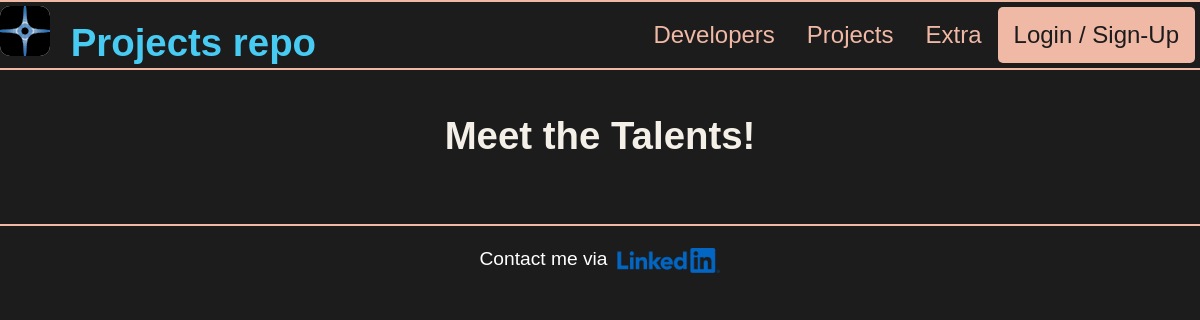
/, run on an earlier commit of the app's database.
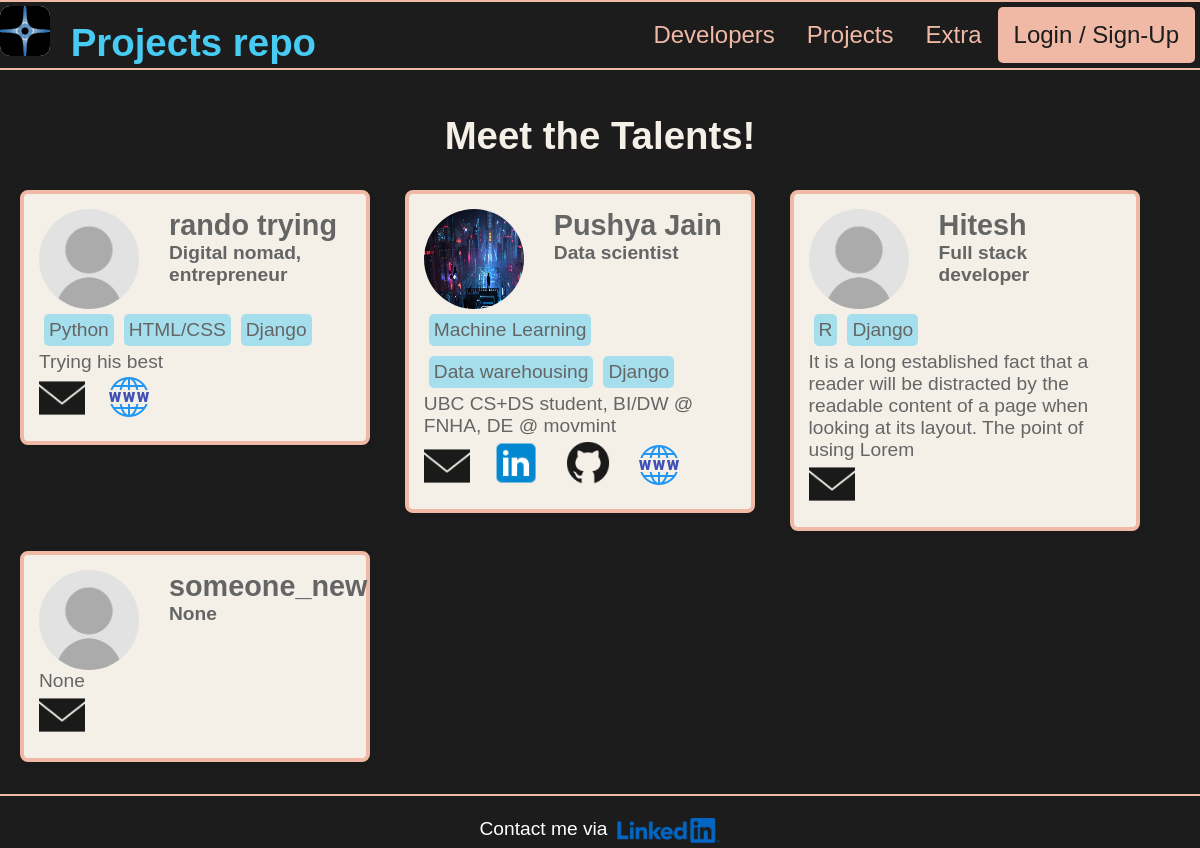
And on a later commit of the database.
### users/models.py (models this page shows, shortened)
class Profile(models.Model):
    user = models.OneToOneField(User, on_delete=models.CASCADE,
                                null = True, blank = True)
    name = models.CharField(max_length=200, blank = True, null = True)
    username = models.CharField(max_length=200, blank = True, null = True)
    location = models.CharField(max_length=200, blank = True, null = True)
    email = models.EmailField(max_length=500, blank = True, null = True) # looks for @ and . something
    short_intro = models.CharField(max_length=200, blank = True, null = True)
    bio = models.TextField(blank = True, null = True)
    profile_image = models.ImageField(null = True, blank = True, upload_to = 'profiles/', default = 'profiles/user-default.png')
    social_github = models.CharField(max_length=200, blank = True, null = True)
    social_linkedin = models.CharField(max_length=200, blank = True, null = True)
    social_website = models.CharField(max_length=200, blank = True, null = True)
    created = models.DateTimeField(auto_now_add=True)
    id = models.UUIDField(default=uuid.uuid4, unique=True,
                          primary_key=True, editable=False)

class Skill(models.Model):
    owner = models.ForeignKey(Profile, on_delete=models.CASCADE, null = True, blank = True)
    name = models.CharField(max_length=200, null = True, blank = True)
    description = models.TextField(null = True, blank = True)
    created = models.DateTimeField(auto_now_add=True)
    id = models.UUIDField(default=uuid.uuid4, unique=True,
                          primary_key=True, editable=False)
    def __str__(self):
        return str(self.name)

### users/views.py (the view)
# urls.py: path('', views.profiles, name='profiles'),
def profiles(request):
    profiles = Profile.objects.all()
    context = {'profiles': profiles}
    return render(request, 'users/profiles.html', context)

### users/templates/users/profiles.html (shortened to what this page needs)
{% extends 'main.html' %}
{% load static %}
{% block content %}
<center><h1 style = "color: #f4f0e8;"> Meet the Talents!</h1></center>
<br>
{% for profile in profiles %}
<div class="profile-card" style = "margin-left:20px">
        <div class = "profile-card-link"> <a href ="{% url 'user-profile' profile.id %}">
                <img src= "{{ profile.profile_image.url }}" class="profile-image">
                <div class = "profile-info" >
                        <h2>{{ profile.name }}</h2>
                        <h4>{{ profile.short_intro }}</h4>
                </div>
        </a></div>
        <p style = "display: flex; flex-wrap:wrap">
                {% for skill in profile.skill_set.all|slice:"5" %}
                <span class = "tags"> {{ skill }}</span>
                {% endfor %}
        </p>
        <p>{{ profile.bio|slice:"150" }}</p>
        <p>
                <div>
                        <a href = "mailto:{{profile.email}}" style = "text-decoration: none;">
                            <img src = '{% static "images/email-dark.png" %}' width = 46 style = "border-radius: 5px">
                        </a>
                        {% if profile.social_linkedin %}
                                <a href="{{ profile.social_linkedin }}" style = "text-decoration: none;">
                                    <img src = '{% static "images/Linkedin.png" %}' width = 52>
                                </a>
                        {% endif %}
                        {% if profile.social_github %}
                                <a href="{{ profile.social_github }}" style = "text-decoration: none;">
                                    <img src = '{% static "images/github-dark.png" %}' width = 52>
                                </a>
                        {% endif %}
                        {% if profile.social_website %}
                                <a href="{{ profile.social_website }}" style = "text-decoration: none;">
                                    <img src = '{% static "images/website.png" %}' width = 48>
                                </a>
                        {% endif %}
                    </div>
        </p>
</div>
{% endfor %}
{% endblock content %}

### templates/main.html (shortened to what this page needs)
<!DOCTYPE html>
{% load static %}
<html>
<head>
    <link rel='stylesheet' type='text/css'
    media='screen' href='{% static "styles/main.css" %}'>
    <link rel='stylesheet' type='text/css'
    media='screen' href='{% static "styles/header.css" %}'>
    <link rel='stylesheet' type='text/css'
    media='screen' href='{% static "styles/projects.css" %}'>
    <link rel='stylesheet' type='text/css'
    media='screen' href='{% static "styles/profiles.css" %}'>
    <link rel='stylesheet' type='text/css'
    media='screen' href='{% static "styles/forms.css" %}'>
    <link rel='stylesheet' type='text/css'
    media='screen' href='{% static "styles/flash_message.css" %}'>
</head>
<body>
    {% include 'navbar.html' %}
    <br>
    <br>
    {% block content %}
    {% endblock content %}
    <br>
    <br>
    <hr>
    <br>
    <center>
        <div style = "display: inline-flex;">
                Contact me via
            <a href = "https://www.linkedin.com/in/pushya-jain-4546a6150/">
            <img src = '{% static "images/LI_logo.png" %}' height = 25></a>
        </div>
    </center>
</body>
</html>

### templates/navbar.html
{% load static %}
<div style="display: flex; align-items: center; justify-content: space-between;">
    <h1 style="text-align: left; margin: 10vp">
        <a href = "{% url 'profiles' %}" class="logo-href">
            <img src = '{% static "images/logo.svg" %}' class = "logo-img">
            Projects repo
        </a>
    </h1>
    <div class = "header">
        <a href="{% url 'profiles' %}" class="link-spacing">Developers</a>
        <a href="{% url 'projects' %}" class="link-spacing">Projects</a>
        <a href="" class="link-spacing">Extra</a>
        {% if request.user.is_authenticated %}
        <a href="{% url 'account' %}" class="link-spacing">Account</a>
        <a href="{% url 'logout' %}" class = "button-style"
                style = "color: #1c1c1d;">Logout</a>
        {% else %}
        <a href="{% url 'login' %}" class = "button-style"
                style = "color: #1c1c1d;">Login / Sign-Up</a>
        {% endif %}
    </div>
</div>
<hr>

### static/styles/main.css (style rules this page uses)
:root { --tag_pad: 5px; }
body { background-color: #1c1c1d; color: #fff; font-family: Cambria; font-size: larger; }
hr { background-color: #f0b9a5; height: 2px; border:0 }
a:link { color:#48cbf2 }
.logo-href { text-decoration: none; color: #f0b9a5; }
.logo-img { max-width: 50px; margin-right: 10px; border-radius: 10px; }
.tags { margin: var(--tag_pad); padding: var(--tag_pad); background: #48caf274; border-radius: var(--tag_pad); display: inline-block; }
.button-style { background-color: #f0b9a5; color: #1c1c1d; padding: 10px 15px; border: none; border-radius: 5px; cursor: pointer; text-decoration: none; }

### static/styles/header.css (style rules this page uses)
.header { overflow: hidden; padding: var(--tag_pad); font-size: 20px; }
.header a { float: left; display: block; color: #f0b9a5; padding: 14px 16px; text-decoration: none; font-size: 24px; }

### static/styles/projects.css (style rules this page uses)
:root { --project-color: #656565; }

### static/styles/profiles.css (style rules this page uses)
:root { --profile-color: #656565; }
.profile-card { background-color: #f4f0e8; color: var(--profile-color); border: 4px solid #f0b9a5; border-radius: 8px; padding: 15px; margin: 10px; width: 350px; box-shadow: 0 4px 8px rgba(0, 0, 0, 0.1); display: inline-block; vertical-align: top; }
.profile-image { max-width: 100px; align-content: left; height: 100px; display: inline-block; border-radius: 50%; margin-right: 20px; }
.profile-card h2 { margin-bottom:0; margin-left: 10px; }
.profile-card h4 { margin-top: 0; margin-left: 10px; }
.profile-info { flex-grow: 1; }
.profile-card-link a { color: var(--profile-color); text-decoration: none; display: flex; }

### static/styles/forms.css (style rules this page uses)
* { margin: 0; padding: 0; box-sizing: border-box; font-family: 'Cambria', sans-serif; }

What changed in the data, as far as the page shows it:
added Profile: profile_image (placeholder picture), name "rando trying", short_intro "Digital nomad, entrepreneur", bio "Trying his best"
added Skill: name "Python", shown under "rando trying"
added Skill: name "HTML/CSS", shown under "rando trying"
added Skill: name "Django", shown under "rando trying"
added Profile: profile_image (picture), name "Pushya Jain", short_intro "Data scientist", bio "UBC CS+DS student, BI/DW @ FNHA, DE @ movmint"
added Skill: name "Machine Learning", shown under "Pushya Jain"
added Skill: name "Data warehousing", shown under "Pushya Jain"
added Skill: name "Django", shown under "Pushya Jain"
added Profile: profile_image (placeholder picture), name "Hitesh", short_intro "Full stack developer", bio "It is a long established fact that a reader will be distracted by the readable content of a page when looking at its layout. The point of using Lorem"
added Skill: name "R", shown under "Hitesh"
added Skill: name "Django", shown under "Hitesh"
added Profile: profile_image (placeholder picture), name "someone_new", short_intro "None", bio "None"
